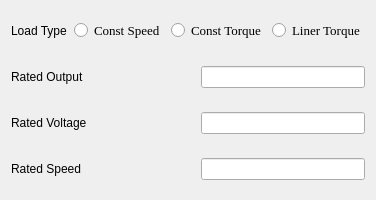
                    <widget class="QWidget" name="tab_6">
                     <attribute name="title">
                      <string>Creat Maxwell</string>
                     </attribute>
                     <layout class="QVBoxLayout" name="verticalLayout_25">
                      <item>
                       <layout class="QHBoxLayout" name="horizontalLayout_70">
                        <item>
                         <widget class="QLabel" name="label_70">
                          <property name="text">
                           <string>Load Type</string>
                          </property>
                         </widget>
                        </item>
                        <item>
                         <spacer name="verticalSpacer_20">
                          <property name="orientation">
                           <enum>Qt::Vertical</enum>
                          </property>
                          <property name="sizeHint" stdset="0">
                           <size>
                            <width>1</width>
                            <height>40</height>
                           </size>
                          </property>
                         </spacer>
                        </item>
                        <item>
                         <widget class="QRadioButton" name="radioButton20">
                          <property name="font">
                           <font>
                            <family>Times New Roman</family>
                            <pointsize>10</pointsize>
                           </font>
                          </property>
                          <property name="text">
                           <string>Const Speed</string>
                          </property>
                         </widget>
                        </item>
                        <item>
                         <widget class="QRadioButton" name="radioButton21">
                          <property name="font">
                           <font>
                            <family>Times New Roman</family>
                            <pointsize>10</pointsize>
                           </font>
                          </property>
                          <property name="text">
                           <string>Const Torque</string>
                          </property>
                         </widget>
                        </item>
                        <item>
                         <widget class="QRadioButton" name="radioButton22">
                          <property name="font">
                           <font>
                            <family>Times New Roman</family>
                            <pointsize>10</pointsize>
                           </font>
                          </property>
                          <property name="text">
                           <string>Liner Torque</string>
                          </property>
                         </widget>
                        </item>
                       </layout>
                      </item>
                      <item>
                       <layout class="QHBoxLayout" name="horizontalLayout_71">
                        <item>
                         <widget class="QLabel" name="label_71">
                          <property name="text">
                           <string>Rated Output</string>
                          </property>
                         </widget>
                        </item>
                        <item>
                         <spacer name="verticalSpacer_21">
                          <property name="orientation">
                           <enum>Qt::Vertical</enum>
                          </property>
                          <property name="sizeHint" stdset="0">
                           <size>
                            <width>20</width>
                            <height>40</height>
                           </size>
                          </property>
                         </spacer>
                        </item>
                        <item>
                         <widget class="QLineEdit" name="lineEdit51">
                          <property name="sizePolicy">
                           <sizepolicy hsizetype="Minimum" vsizetype="Fixed">
                            <horstretch>0</horstretch>
                            <verstretch>0</verstretch>
                           </sizepolicy>
                          </property>
                         </widget>
                        </item>
                       </layout>
                      </item>
                      <item>
                       <layout class="QHBoxLayout" name="horizontalLayout_72">
                        <item>
                         <widget class="QLabel" name="label_72">
                          <property name="text">
                           <string>Rated Voltage</string>
                          </property>
                         </widget>
                        </item>
                        <item>
                         <spacer name="verticalSpacer_22">
                          <property name="orientation">
                           <enum>Qt::Vertical</enum>
                          </property>
                          <property name="sizeHint" stdset="0">
                           <size>
                            <width>20</width>
                            <height>40</height>
                           </size>
                          </property>
                         </spacer>
                        </item>
                        <item>
                         <widget class="QLineEdit" name="lineEdit52">
                          <property name="sizePolicy">
                           <sizepolicy hsizetype="Minimum" vsizetype="Fixed">
                            <horstretch>0</horstretch>
                            <verstretch>0</verstretch>
                           </sizepolicy>
                          </property>
                         </widget>
                        </item>
                       </layout>
                      </item>
                      <item>
                       <layout class="QHBoxLayout" name="horizontalLayout_73">
                        <item>
                         <widget class="QLabel" name="label_73">
                          <property name="text">
                           <string>Rated Speed</string>
                          </property>
                         </widget>
                        </item>
                        <item>
                         <spacer name="verticalSpacer_23">
                          <property name="orientation">
                           <enum>Qt::Vertical</enum>
                          </property>
                          <property name="sizeHint" stdset="0">
                           <size>
                            <width>20</width>
                            <height>40</height>
                           </size>
                          </property>
                         </spacer>
                        </item>
                        <item>
                         <widget class="QLineEdit" name="lineEdit53">
                          <property name="sizePolicy">
                           <sizepolicy hsizetype="Minimum" vsizetype="Fixed">
                            <horstretch>0</horstretch>
                            <verstretch>0</verstretch>
                           </sizepolicy>
                          </property>
                         </widget>
                        </item>
                       </layout>
                      </item>
                     </layout>
                    </widget>
